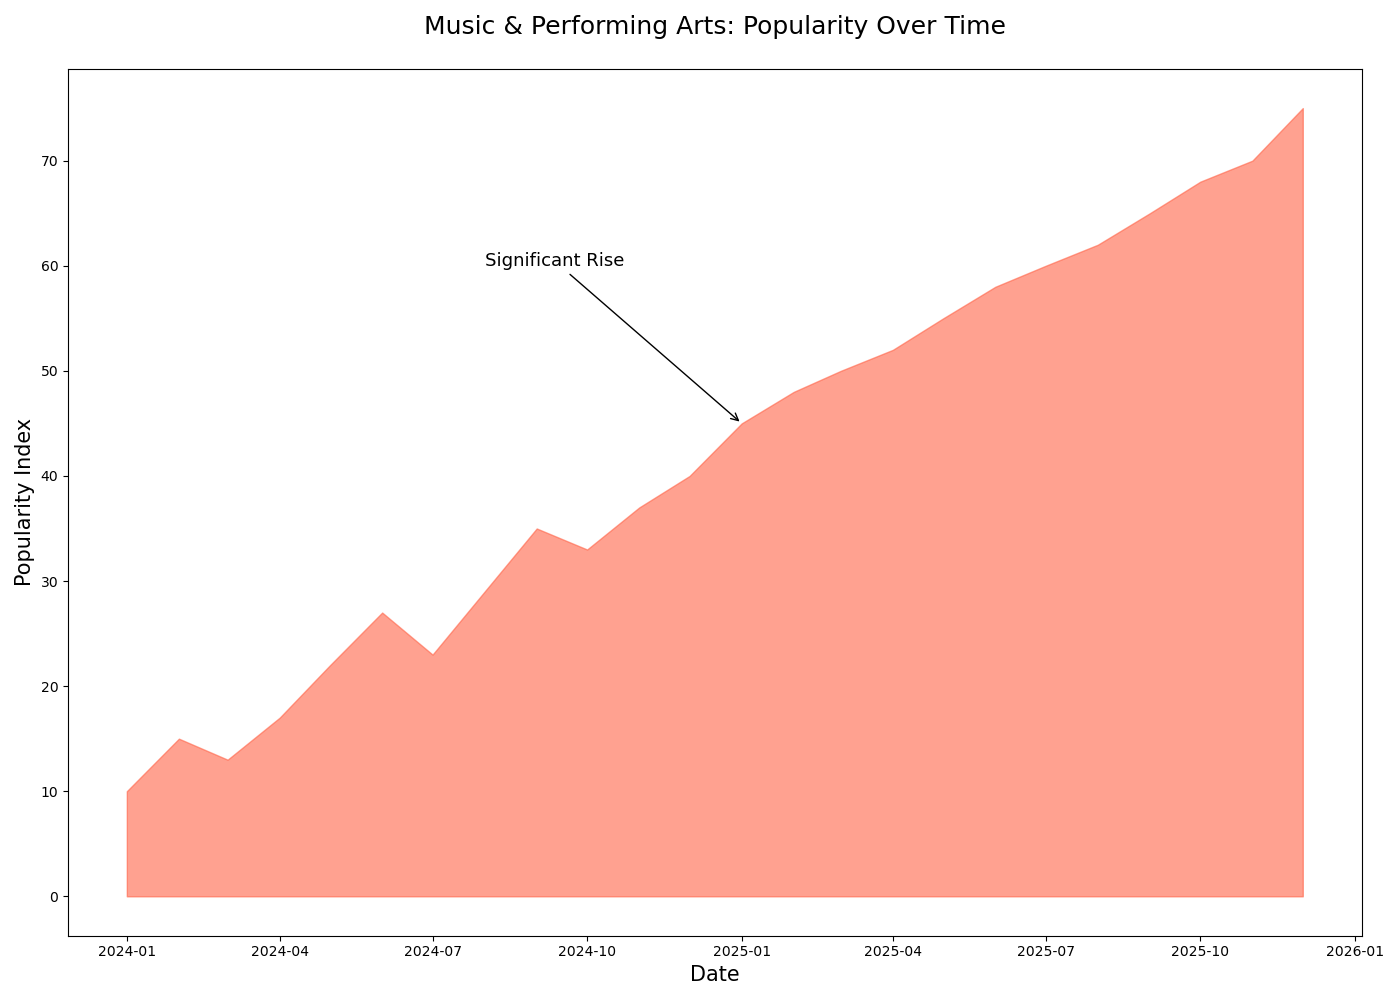

Reproduce this figure in Python.

import matplotlib.pyplot as plt
import pandas as pd
import numpy as np

data = {
    'Date': pd.date_range(start='2024-01-01', periods=24, freq='MS'),
    'Value': [10, 15, 13, 17, 22, 27, 23, 29, 35, 33, 37, 40, 45, 48, 50, 52, 55, 58, 60, 62, 65, 68, 70, 75]
}
df = pd.DataFrame(data)

fig, ax = plt.subplots(figsize=(14, 10))
ax.fill_between(df['Date'], df['Value'], color='#FF6347', alpha=0.6)

ax.set_title('Music & Performing Arts: Popularity Over Time', fontsize=18, pad=25)
ax.set_xlabel('Date', fontsize=15)
ax.set_ylabel('Popularity Index', fontsize=15)
ax.annotate('Significant Rise', xy=(df['Date'].iloc[12], df['Value'].iloc[12]), xytext=(df['Date'].iloc[7], df['Value'].iloc[12] + 15),
             arrowprops=dict(facecolor='black', arrowstyle='->'),
             fontsize=13)

plt.tight_layout()
plt.show()
